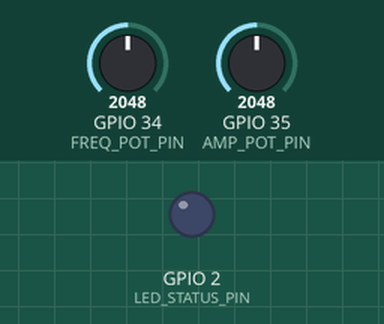
Recording of a sketch running on a simulated ESP32. On the bench: output pins drawn as LEDs (lit = HIGH). Dashed ring = blinking. The test bench sets the inputs (shaded band); at power-on: GPIO 34 (FREQ_POT_PIN) = 2048, GPIO 35 (AMP_POT_PIN) = 2048. What the sketch prints to the serial monitor is not drawn.

Above: at 0.0 s.
At 1.79 s:
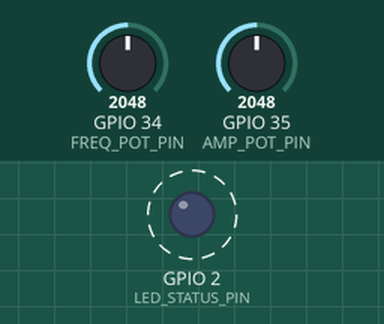
1.8 s: GPIO 34 (FREQ_POT_PIN) set to 1394
4.8 s: GPIO 34 (FREQ_POT_PIN) set to 1333
Timing chart, 0 to 13.8 s (numbered marks = the images above; inputs shaded):
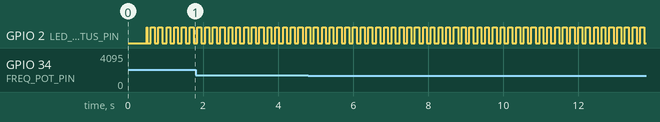

The sketch:

main.ino
```cpp
// =============================================================
// ESP32 WebSockets Real-Time Signal Generator & Oscilloscope
// Domain: Embedded Systems / Digital Signal Processing (DSP)
// Author: 3rd Year ECE Project
// =============================================================

#include <Arduino.h>
#include <math.h>
#include <freertos/FreeRTOS.h>
#include <freertos/task.h>
#include <freertos/semphr.h>

// Hardware Pin Definitions
#define FREQ_POT_PIN     34     // Potentiometer 1: Signal Frequency Tuner
#define AMP_POT_PIN      35     // Potentiometer 2: Signal Amplitude Tuner
#define LED_STATUS_PIN   2      // Status LED (Blinks on sample transmission)

// DSP Constants
#define SAMPLE_BUFFER_SIZE  50  // Number of samples per waveform frame
#define PI_VAL              3.14159265358979323846f

// Waveform Modes
enum WaveformType { SINE_WAVE = 0, SQUARE_WAVE = 1, SAWTOOTH_WAVE = 2 };
WaveformType currentWaveform = SINE_WAVE;

// Data Structure for Waveform Packet
struct WaveformFrame {
  float samples[SAMPLE_BUFFER_SIZE];
  float frequency;
  float vpp;       // Peak-to-Peak Voltage (0 - 3.3V)
  float vrms;      // RMS Voltage
  const char* waveType;
};

// Global Handles & Synchronization Mutex
SemaphoreHandle_t dspMutex = NULL;
WaveformFrame globalFrame;

// Task Declarations
void TaskSignalSynthesizer(void *pvParameters);
void TaskTelemetryStream(void *pvParameters);

// SETUP FUNCTION
void setup() {
  Serial.begin(115200);
  delay(500);

  pinMode(LED_STATUS_PIN, OUTPUT);
  digitalWrite(LED_STATUS_PIN, HIGH);

  // Create Mutex for DSP memory safety
  dspMutex = xSemaphoreCreateMutex();

  if (dspMutex == NULL) {
    Serial.println("FATAL: Failed to create FreeRTOS Mutex!");
    while (1);
  }

  Serial.println("==================================================");
  Serial.println(" ESP32 Oscilloscope & Signal Generator Starting...");
  Serial.println("==================================================");

  // Create Dual-Core Tasks
  // Core 0: High-Speed Signal Synthesis & Sampling
  xTaskCreatePinnedToCore(TaskSignalSynthesizer, "SignalSynthTask", 4096, NULL, 2, NULL, 0);

  // Core 1: Telemetry Stream & JSON Serialization
  xTaskCreatePinnedToCore(TaskTelemetryStream, "TelemetryTask", 4096, NULL, 1, NULL, 1);
}

void loop() {
  vTaskDelay(pdMS_TO_TICKS(1000));
}

// TASK 1: Signal Synthesis Engine (Core 0, Priority 2)
void TaskSignalSynthesizer(void *pvParameters) {
  (void) pvParameters;

  for (;;) {
    // Read Tuners (ADC 0-4095)
    int rawFreq = analogRead(FREQ_POT_PIN);
    int rawAmp  = analogRead(AMP_POT_PIN);

    // Map Frequency (1.0 Hz to 30.0 Hz) and Amplitude (0.5V to 3.3V)
    float targetFreq = 1.0f + ((float)rawFreq / 4095.0f) * 29.0f;
    float peakVolts  = 0.5f + ((float)rawAmp  / 4095.0f) * 2.8f;

    // Determine Waveform Mode based on frequency range division
    WaveformType waveMode = (rawFreq < 1365) ? SINE_WAVE : ((rawFreq < 2730) ? SQUARE_WAVE : SAWTOOTH_WAVE);
    const char* modeName = (waveMode == SINE_WAVE) ? "SINE" : ((waveMode == SQUARE_WAVE) ? "SQUARE" : "SAWTOOTH");

    WaveformFrame tempFrame;
    tempFrame.frequency = targetFreq;
    tempFrame.vpp = peakVolts;
    tempFrame.vrms = peakVolts * 0.707f;
    tempFrame.waveType = modeName;

    // Generate 50 Samples in Time Domain
    float dt = (1.0f / targetFreq) / SAMPLE_BUFFER_SIZE;
    float t = 0.0f;

    for (int i = 0; i < SAMPLE_BUFFER_SIZE; i++) {
      float sampleVal = 0.0f;
      float normTime = fmod(t * targetFreq, 1.0f);

      switch (waveMode) {
        case SINE_WAVE:
          sampleVal = (peakVolts / 2.0f) * sin(2.0f * PI_VAL * normTime) + (peakVolts / 2.0f);
          break;
        case SQUARE_WAVE:
          sampleVal = (normTime < 0.5f) ? peakVolts : 0.0f;
          break;
        case SAWTOOTH_WAVE:
          sampleVal = peakVolts * normTime;
          break;
      }
      tempFrame.samples[i] = sampleVal;
      t += dt;
    }

    // Safely copy sample frame to global memory using Mutex
    if (xSemaphoreTake(dspMutex, portMAX_DELAY) == pdTRUE) {
      globalFrame = tempFrame;
      xSemaphoreGive(dspMutex);
    }

    digitalWrite(LED_STATUS_PIN, !digitalRead(LED_STATUS_PIN));
    vTaskDelay(pdMS_TO_TICKS(100));
  }
}

// TASK 2: Telemetry Serialization & Stream (Core 1, Priority 1)
void TaskTelemetryStream(void *pvParameters) {
  (void) pvParameters;

  for (;;) {
    vTaskDelay(pdMS_TO_TICKS(150));

    WaveformFrame frameCopy;
    bool dataReady = false;

    if (xSemaphoreTake(dspMutex, pdMS_TO_TICKS(50)) == pdTRUE) {
      frameCopy = globalFrame;
      dataReady = true;
      xSemaphoreGive(dspMutex);
    }

    if (dataReady) {
      String json = "{";
      json += "\"wave\":\"" + String(frameCopy.waveType) + "\",";
      json += "\"freq\":" + String(frameCopy.frequency, 1) + ",";
      json += "\"vpp\":" + String(frameCopy.vpp, 2) + ",";
      json += "\"vrms\":" + String(frameCopy.vrms, 2) + ",";
      json += "\"samples\":[";

      for (int i = 0; i < SAMPLE_BUFFER_SIZE; i++) {
        json += String(frameCopy.samples[i], 2);
        if (i < SAMPLE_BUFFER_SIZE - 1) json += ",";
      }
      json += "]}";

      Serial.println("[DSP_FRAME] " + json);
    }
  }
}
```

Measured:
- by itself, GPIO 2 (LED_STATUS_PIN): alternates HIGH for 0.10 s and LOW for 0.10 s
